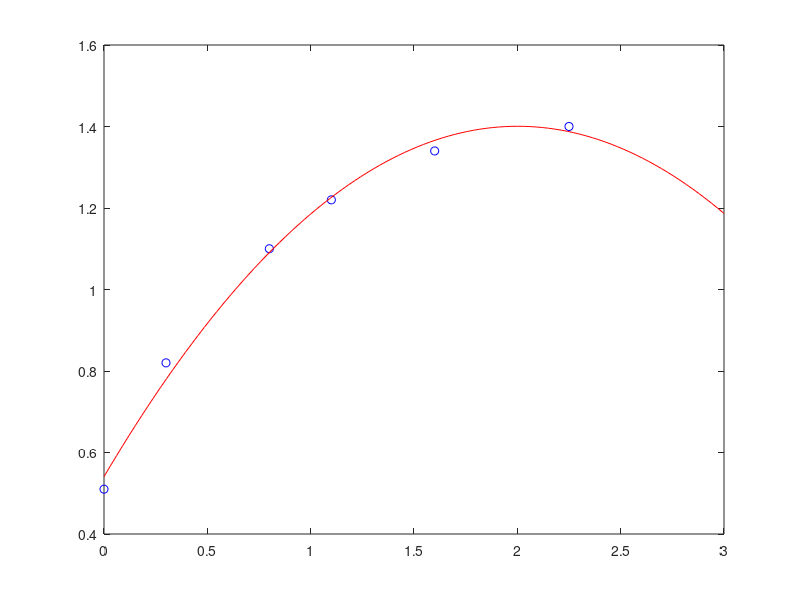

MATLAB code for this plot:
clear
y=[0.51 0.82 1.1 1.22 1.34 1.4];
x=[0 0.3 0.8 1.1 1.6 2.25];
X=[x.^2;x;ones(1,6)]';
Y=y';
a=(X'*X)\X'*Y
estimate_x=linspace(0,3,100);
estimate_y=a(1)*estimate_x.^2+a(2)*estimate_x+a(3);
plot(x,y,'bo',estimate_x,estimate_y,'r');
%another way to do that
%p=polyfit(x,y,2);
%estimate_x=linspace(0,3,100);
%estimate_y=polyval(p,estimate_x);
%plot(x,y,'*b',estimate_x,estimate_y,'r');
